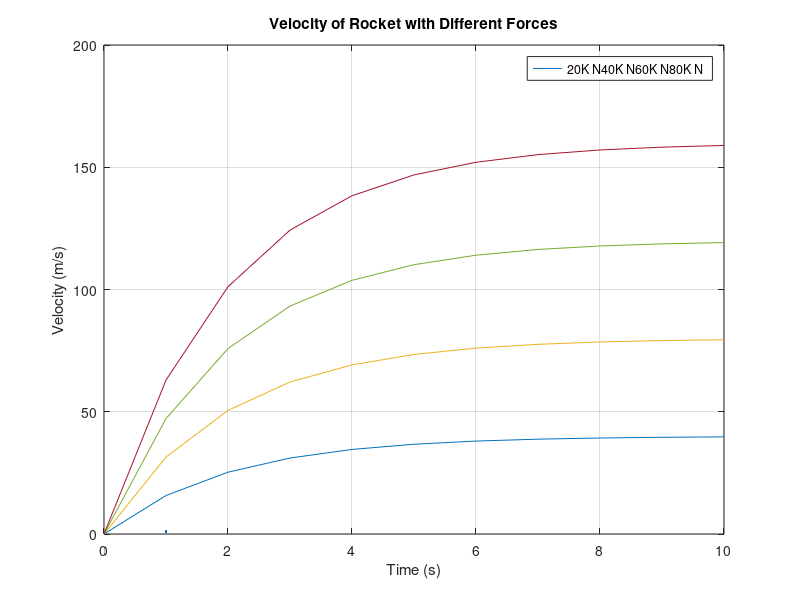

Recreate this plot in MATLAB.
% Using ode45 MATLAB solver to find velocity of rocket with 
% different values of force
% Define constants
t = 0:10;
m = 1000;
c = 500;
vi = 0;
f = 20000:20000:80000;
% Use ode45 to solve differential equation

% Velocity for 20,000 N
[t,v20] = ode45(@(t,v20) (f(1)-c*v20)/m,t,vi);
% Velocity for 40,000 N
[t,v40] = ode45(@(t,v40) (f(2)-c*v40)/m,t,vi);
% Velocity for 60,000 N
[t,v60] = ode45(@(t,v60) (f(3)-c*v60)/m,t,vi);
% Velocity for 80,000 N
[t,v80] = ode45(@(t,v80) (f(4)-c*v80)/m,t,vi);

% Plotting the velocity over first 10 seconds
plot(t,v20,LineWidth=1)
hold on
plot(t,v40,LineWidth=1);
hold on
plot(t,v60,LineWidth=1);
hold on
plot(t,v80,LineWidth=1);
hold on
title("Velocity of Rocket with Different Forces")
xlabel("Time (s)")
ylabel("Velocity (m/s)")
grid on
f = ["20K N","40K N","60K N","80K N"];
legend(f,'Location','Best')
